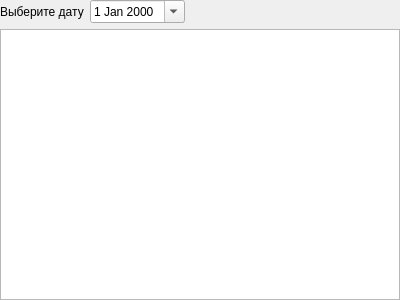
<?xml version="1.0" encoding="UTF-8"?>
<ui version="4.0">
 <class>Form</class>
 <widget class="QWidget" name="Form">
  <property name="geometry">
   <rect>
    <x>0</x>
    <y>0</y>
    <width>400</width>
    <height>300</height>
   </rect>
  </property>
  <property name="windowTitle">
   <string>Form</string>
  </property>
  <layout class="QVBoxLayout" name="verticalLayout">
   <property name="leftMargin">
    <number>0</number>
   </property>
   <property name="topMargin">
    <number>0</number>
   </property>
   <property name="rightMargin">
    <number>0</number>
   </property>
   <property name="bottomMargin">
    <number>0</number>
   </property>
   <item>
    <layout class="QHBoxLayout" name="horizontalLayout">
     <item>
      <widget class="QLabel" name="label">
       <property name="text">
        <string>Выберите дату</string>
       </property>
      </widget>
     </item>
     <item>
      <widget class="QDateEdit" name="dateSelector">
       <property name="calendarPopup">
        <bool>true</bool>
       </property>
      </widget>
     </item>
     <item>
      <spacer name="horizontalSpacer">
       <property name="orientation">
        <enum>Qt::Horizontal</enum>
       </property>
       <property name="sizeHint" stdset="0">
        <size>
         <width>40</width>
         <height>20</height>
        </size>
       </property>
      </spacer>
     </item>
    </layout>
   </item>
   <item>
    <widget class="QTableView" name="notesView">
     <property name="editTriggers">
      <set>QAbstractItemView::NoEditTriggers</set>
     </property>
     <property name="selectionBehavior">
      <enum>QAbstractItemView::SelectRows</enum>
     </property>
    </widget>
   </item>
  </layout>
 </widget>
 <resources/>
 <connections/>
</ui>
